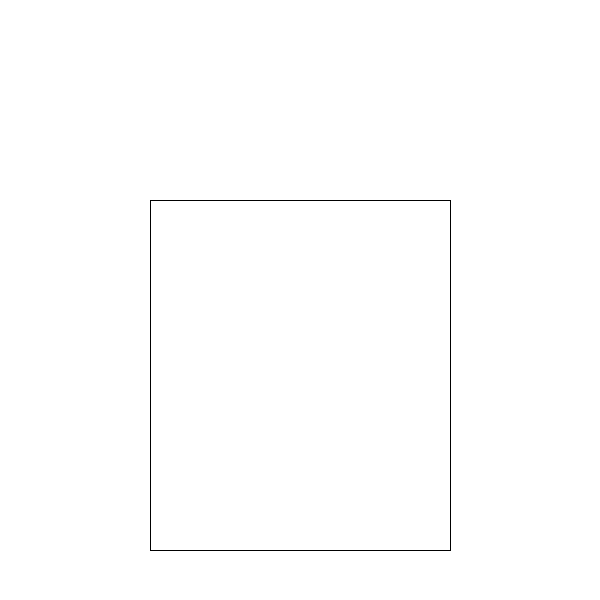
Frame 1 (no input)
Frame 60 (the mouse pressed at the canvas centre just before this capture): identical to frame 1, image omitted
Frame 120 (the mouse held since frame 60 and released just before this capture): identical to frame 1, image omitted

The Processing sketch that drew this single still picture (run headless with seeded random() and noise(); from frame 60 on, the mouse is pressed at the canvas centre):

// Processing sketch: TaskSix
// ── TaskSix.pde
void setup (){
  size(600,600);
}
void draw(){
  background(255);
rect(150,200,300,350);
}
